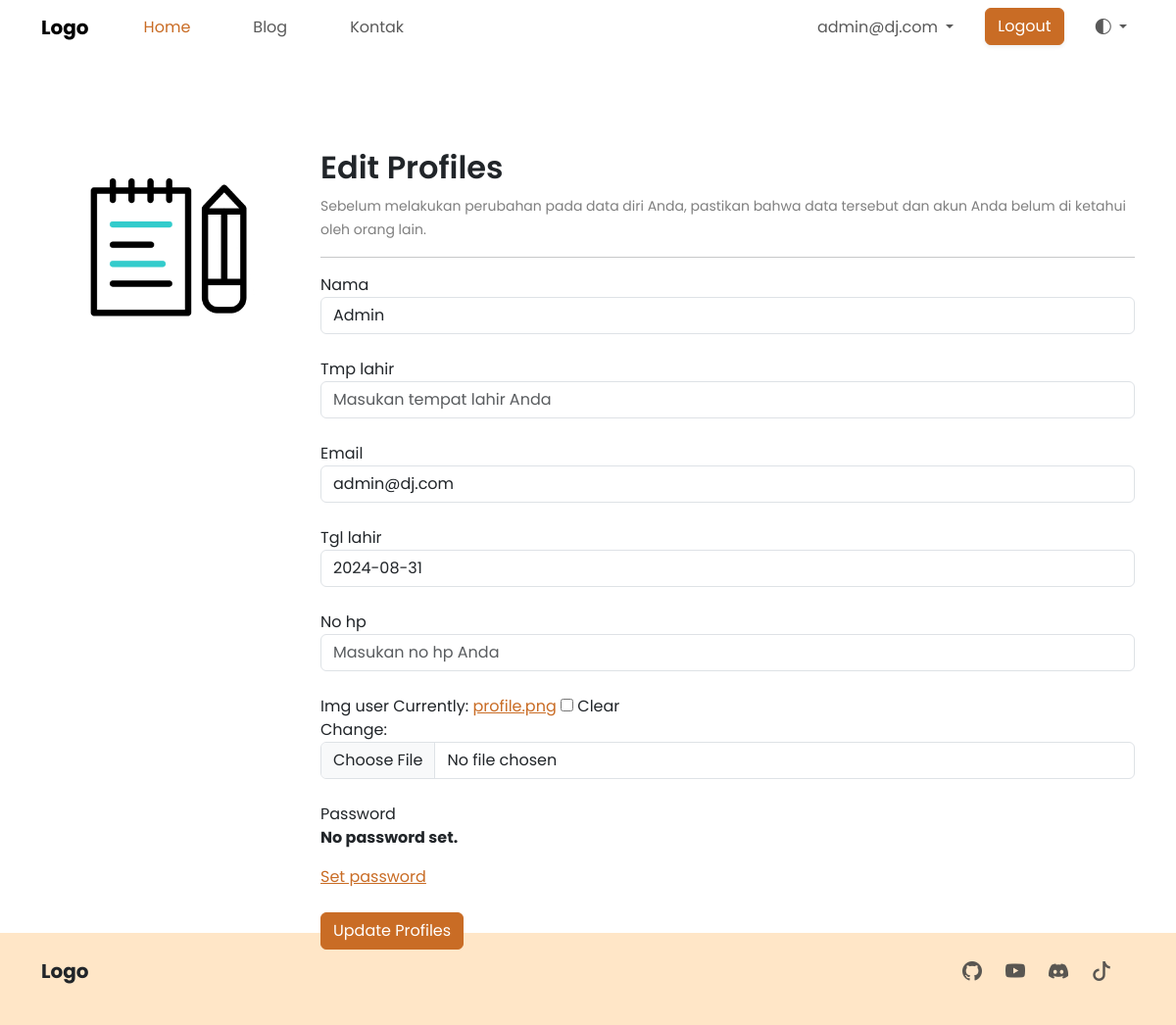
The app's page /accounts/update/user/ (signed in), older data.
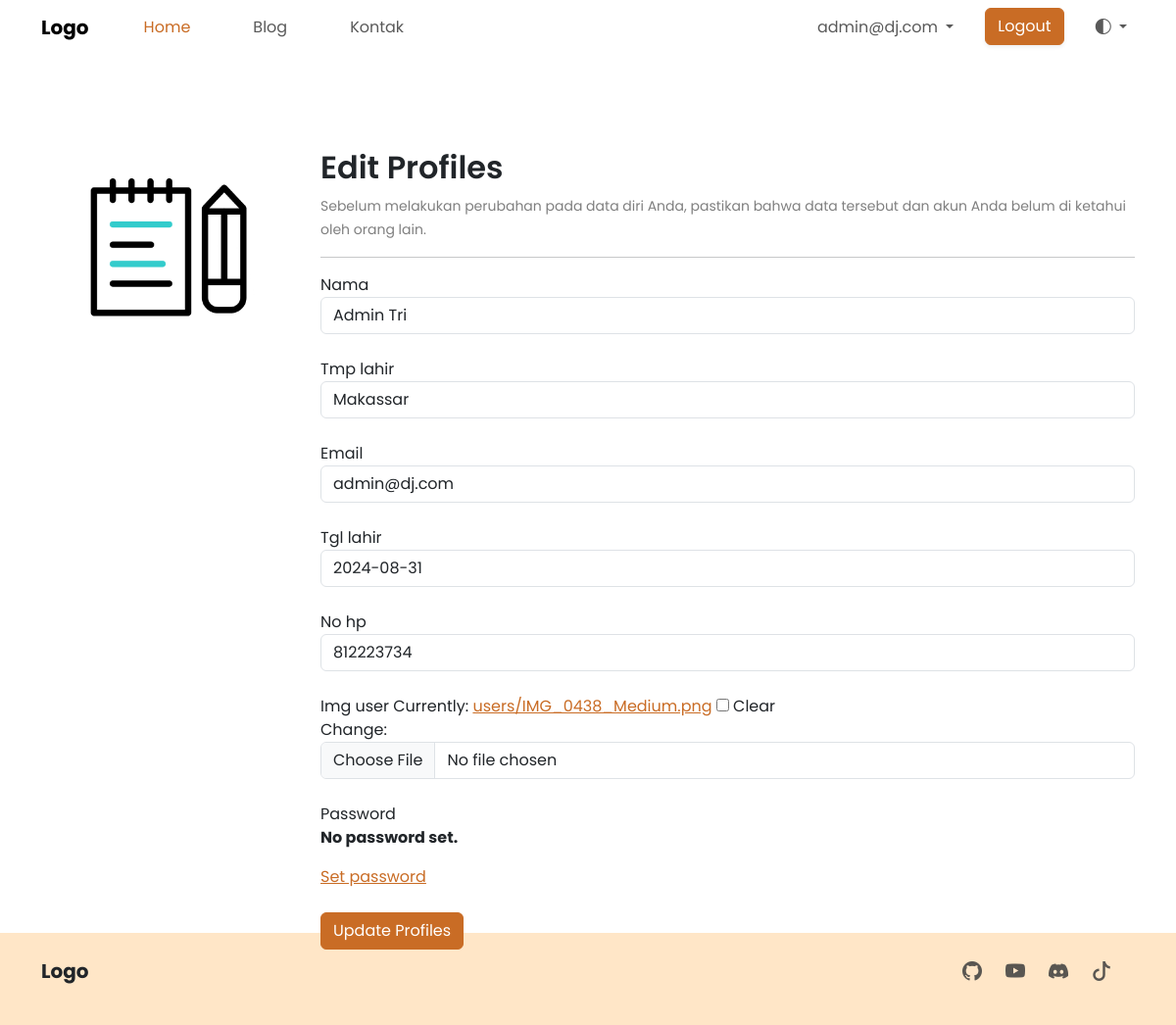
The same page, newer data.
### account/models.py (models this page shows, shortened)
class User(AbstractBaseUser, PermissionsMixin):
    nama = models.CharField(max_length=75)
    tmp_lahir = models.CharField(max_length=150)
    tgl_lahir = models.DateField(blank=True, default=timezone.now)
    email = models.EmailField(blank=True, unique=True)
    no_hp = models.IntegerField(blank=True, null=True)
    img_user = models.ImageField(
        blank=True, upload_to='users/', default='profile.png')
    is_active = models.BooleanField(default=True)
    is_admin = models.BooleanField(default=False)
    is_staff = models.BooleanField(default=False)
    is_superuser = models.BooleanField(default=False)
    objects = UserManager()
    USERNAME_FIELD = 'email'
    REQUIRED_FIELDS = ['nama',]

### account/views.py (the view)
# urls.py: path('update/user/', views.update_profiles, name='update_profile'),
def update_profiles(request):
    if request.method == 'POST':
        form = UpdateUserForms(request.POST or None,
                               request.FILES or None, instance=request.user)
        if form.is_valid():
            form.save()
            return redirect('/accounts/')
    else:
        form = UpdateUserForms(instance=request.user)
    context = {
        'title': 'Edit Data Profiles',
        'form': form,
    }
    return render(request, 'account/edit_profile.html', context)

### account/forms.py
class UpdateUserForms(UserChangeForm):
    class Meta:
        model = User
        fields = [
            'nama', 'tmp_lahir', 'email', 'tgl_lahir', 'no_hp', 'img_user'
        ]
    def __init__(self, *args, **kwargs):
        super().__init__(*args, **kwargs)
        self.fields['nama'].widget.attrs.update(
            {'class': 'form-control', 'placeholder': 'Masukan nama lengkap Anda'})
        self.fields['tmp_lahir'].widget.attrs.update(
            {'class': 'form-control', 'placeholder': 'Masukan tempat lahir Anda'})
        self.fields['tgl_lahir'].widget.attrs.update(
            {'class': 'form-control', 'placeholder': 'Masukan tanggal lahir Anda'})
        self.fields['email'].widget.attrs.update(
            {'class': 'form-control', 'placeholder': 'Masukan email Anda'})
        self.fields['no_hp'].widget.attrs.update(
            {'class': 'form-control', 'placeholder': 'Masukan no hp Anda'})
        self.fields['img_user'].widget.attrs.update(
            {'class': 'form-control'})

### account/templates/account/edit_profile.html (shortened to what this page needs)
{% extends "base.html" %}
{% load static %}
{% block content %}
<div class="container vh-100 d-flex justify-content-center mt-5"">
    <div class="row mt-5">
        <div class="col-md-3 text-center">
            <img src="{% static 'img/notebook.gif' %}" class="d-block mx-auto img-fluid" style="width: 200px;">
        </div>
        <div class="col-md-9">
            <h3 class="fs-2 fw-semibold">Edit Profiles</h3>
            <small class="text-black-50">Sebelum melakukan perubahan pada data diri Anda, pastikan bahwa data tersebut dan akun Anda belum di ketahui oleh orang lain.</small>
            <hr>
            <form method="post" enctype="multipart/form-data">
                <div class="mb-3">
                    {% for field in form %}
                    <div class="mb-4">
                        <label for="{{field.auto_id}}">{{field.label}}</label>
                        {{field}}
                    </div>
                    {% endfor %}
                </div>
                <button type="submit" class="btn btn-primary text-white">Update Profiles</button>
            </form>
        </div>
    </div>
</div>
{% endblock content %}

### templates/snippets/navbar.html (shortened to what this page needs)
<nav class="navbar navbar-expand-lg bg-transparent">
    <div class="container">
        <a class="me-5 navbar-brand fw-bold text-black" href="/">Logo</a>
        <div class="collapse navbar-collapse" id="navbarSupportedContent">
            <ul class="navbar-nav me-auto mb-2 mb-lg-0">
                <li class="me-5 nav-item">
                    <a class="nav-link active" aria-current="page" href="/">Home</a>
                </li>
                <li class="me-5 nav-item">
                    <a class="nav-link" href="/blog">Blog</a>
                </li>
                <li class="me-5 nav-item">
                    <a class="nav-link" href="/kontak">Kontak</a>
                </li>
            </ul>
            <ul class="navbar-nav">
                {% if request.user.is_authenticated %}
                <li class="me-4 nav-item dropdown">
                    <a class="nav-link dropdown-toggle" href="#" role="button" data-bs-toggle="dropdown" aria-expanded="false">
                        {{request.user.email}}
                    </a>
                </li>
                <li class="me-4 nav-item">
                    <a class="btn btn-primary shadow-sm text-white" href="/accounts/logout/" type="submit">Logout</a>
                </li>
                {% endif %}
                <li class="nav-item dropdown">
                    <a class="nav-link dropdown-toggle" href="#" role="button" data-bs-toggle="dropdown" aria-expanded="false">
                        <i class="bi bi-circle-half"></i>
                    </a>
                </li>
            </ul>
        </div>
    </div>
</nav>

Row changes from the older to the newer data that the page shows:
changed User "admin@dj.com": nama "Admin" → "Admin Tri"; tmp_lahir (not shown) → "Makassar"; no_hp (not shown) → "812223734"
Text that changed along with them:
text no longer shown: "Currently: profile.png Clear Change:"
text now shown: "Currently: users/IMG_0438_Medium.png Clear Change:"
